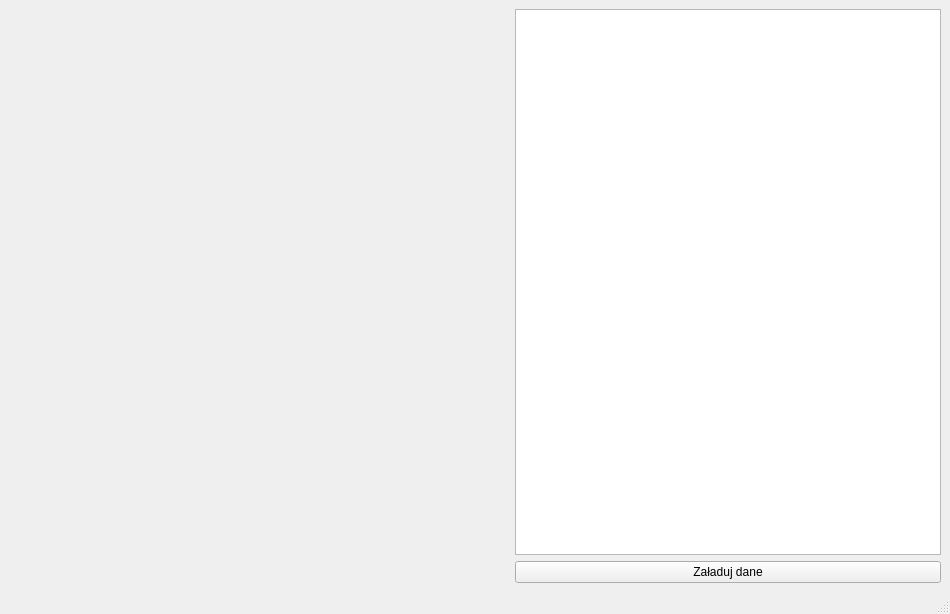
<?xml version="1.0" encoding="UTF-8"?>
<ui version="4.0">
 <class>MainWindow</class>
 <widget class="QMainWindow" name="MainWindow">
  <property name="geometry">
   <rect>
    <x>0</x>
    <y>0</y>
    <width>950</width>
    <height>614</height>
   </rect>
  </property>
  <property name="windowTitle">
   <string>PointPrediction</string>
  </property>
  <widget class="QWidget" name="centralwidget">
   <layout class="QGridLayout" name="gridLayout">
    <item row="0" column="0">
     <widget class="QWidget" name="chartWidget" native="true">
      <property name="minimumSize">
       <size>
        <width>500</width>
        <height>500</height>
       </size>
      </property>
     </widget>
    </item>
    <item row="0" column="1">
     <layout class="QVBoxLayout" name="verticalLayout">
      <item>
       <widget class="QListView" name="pointList"/>
      </item>
      <item>
       <widget class="QPushButton" name="loadBtn">
        <property name="text">
         <string>Załaduj dane</string>
        </property>
       </widget>
      </item>
     </layout>
    </item>
   </layout>
  </widget>
  <widget class="QMenuBar" name="menubar">
   <property name="geometry">
    <rect>
     <x>0</x>
     <y>0</y>
     <width>950</width>
     <height>22</height>
    </rect>
   </property>
  </widget>
  <widget class="QStatusBar" name="statusbar"/>
 </widget>
 <resources/>
 <connections/>
</ui>
